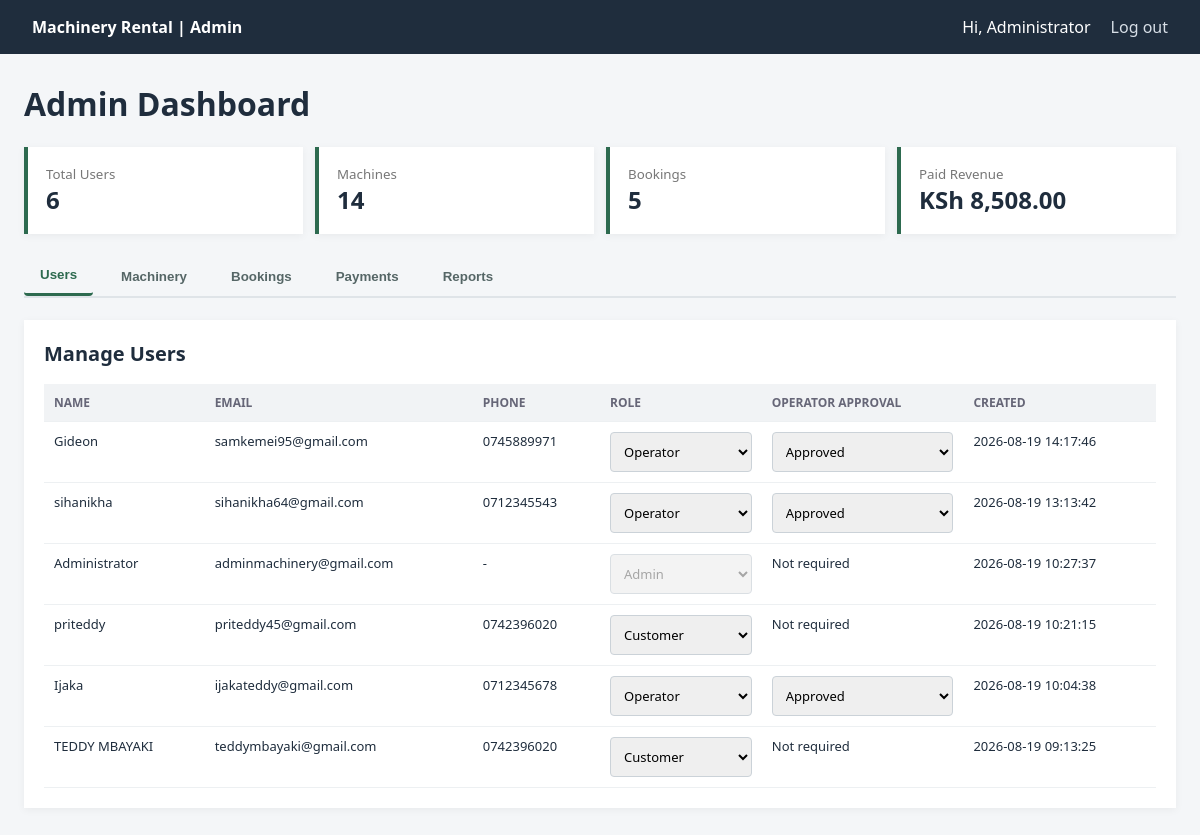
The app's page /dashboard.php (signed in) with its own data.
### tables this page shows
CREATE TABLE `users` (
  `id` int(11) NOT NULL,
  `full_name` varchar(100) NOT NULL,
  `email` varchar(150) NOT NULL,
  `password_hash` varchar(255) NOT NULL,
  `role` enum('customer','admin','operator') NOT NULL DEFAULT 'customer',
  `approval_status` enum('pending','approved','rejected') NOT NULL DEFAULT 'approved',
  `email_verified` tinyint(1) NOT NULL DEFAULT 1,
  `otp_hash` varchar(255) DEFAULT NULL,
  `otp_expires` datetime DEFAULT NULL,
  `phone` varchar(20) DEFAULT NULL,
  `created_at` timestamp NOT NULL DEFAULT current_timestamp()
);

### dashboard.php (the view, shortened to what this page needs)
<?php
require_once '../config/db.php';
$summary = [
    'users' => (int) $pdo->query('SELECT COUNT(*) FROM users')->fetchColumn(),
    'machines' => (int) $pdo->query('SELECT COUNT(*) FROM machinery')->fetchColumn(),
    'bookings' => (int) $pdo->query('SELECT COUNT(*) FROM bookings')->fetchColumn(),
    'revenue' => (float) $pdo->query("SELECT COALESCE(SUM(amount), 0) FROM payments WHERE status = 'paid'")->fetchColumn(),
];
$users = $pdo->query('SELECT id, full_name, email, phone, role, approval_status, created_at FROM users ORDER BY created_at DESC')->fetchAll();
?>
<!DOCTYPE html>
<html lang="en">
<head>
</head>
<body>
<header><strong>Machinery Rental | Admin</strong><nav>Hi, <?= htmlspecialchars($_SESSION['full_name']) ?><a href="../auth/logout.php">Log out</a></nav></header>
<main>
    <h1>Admin Dashboard</h1>
    <div class="summary"><div class="metric"><small>Total Users</small><strong><?= $summary['users'] ?></strong></div><div class="metric"><small>Machines</small><strong><?= $summary['machines'] ?></strong></div><div class="metric"><small>Bookings</small><strong><?= $summary['bookings'] ?></strong></div><div class="metric"><small>Paid Revenue</small><strong>KSh <?= number_format($summary['revenue'], 2) ?></strong></div></div>
    <div class="tabs no-print"><button class="tab active" data-panel="users">Users</button><button class="tab" data-panel="machinery">Machinery</button><button class="tab" data-panel="bookings">Bookings</button><button class="tab" data-panel="payments">Payments</button><button class="tab" data-panel="report">Reports</button></div>
    <section class="panel active" id="users"><div class="section"><h2>Manage Users</h2><table><tr><th>Name</th><th>Email</th><th>Phone</th><th>Role</th><th>Operator Approval</th><th>Created</th></tr><?php foreach ($users as $user): ?><tr><td><?= htmlspecialchars($user['full_name']) ?></td><td><?= htmlspecialchars($user['email']) ?></td><td><?= htmlspecialchars($user['phone'] ?? '-') ?></td><td><form method="POST"><input type="hidden" name="action" value="update_user_role"><input type="hidden" name="user_id" value="<?= (int) $user['id'] ?>"><select name="role" onchange="this.form.submit()" <?= (int) $user['id'] === (int) $_SESSION['user_id'] ? 'disabled' : '' ?>><option value="customer" <?= $user['role'] === 'customer' ? 'selected' : '' ?>>Customer</option><option value="operator" <?= $user['role'] === 'operator' ? 'selected' : '' ?>>Operator</option><option value="admin" <?= $user['role'] === 'admin' ? 'selected' : '' ?>>Admin</option></select></form></td><td><?php if ($user['role'] === 'operator'): ?><form method="POST"><input type="hidden" name="action" value="update_operator_approval"><input type="hidden" name="user_id" value="<?= (int) $user['id'] ?>"><select name="approval_status" onchange="this.form.submit()"><option value="pending" <?= $user['approval_status'] === 'pending' ? 'selected' : '' ?>>Pending</option><option value="approved" <?= $user['approval_status'] === 'approved' ? 'selected' : '' ?>>Approved</option><option value="rejected" <?= $user['approval_status'] === 'rejected' ? 'selected' : '' ?>>Rejected</option></select></form><?php else: ?>Not required<?php endif; ?></td><td><?= htmlspecialchars($user['created_at']) ?></td></tr><?php endforeach; ?></table></div></section>
</main>
</body>
</html>

### dashboard.php (style rules this page uses)
* { box-sizing: border-box; }
body { margin: 0; background: #f4f6f8; color: #1f2d3d; font-family: 'Segoe UI', Arial, sans-serif; }
header { background: #1f2d3d; color: #fff; padding: 16px 32px; display: flex; justify-content: space-between; align-items: center; }
header a { color: #d7dee6; text-decoration: none; margin-left: 20px; }
main { max-width: 1250px; margin: auto; padding: 28px 24px; }
h1, h2 { margin-top: 0; }
h2 { font-size: 20px; }
.summary, .tabs { display: flex; gap: 12px; flex-wrap: wrap; }
.summary { margin: 22px 0; }
.metric { background: #fff; padding: 18px; flex: 1; min-width: 180px; border-left: 4px solid #2d6a4f; box-shadow: 0 2px 8px #0000000d; }
.metric small { display: block; color: #777; }
.metric strong { font-size: 24px; }
.tabs { border-bottom: 2px solid #dfe4e8; margin-bottom: 22px; }
.tab { border: 0; background: none; padding: 11px 16px; font-weight: 600; cursor: pointer; color: #566; }
.tab.active { color: #2d6a4f; border-bottom: 3px solid #2d6a4f; }
.panel { display: none; }
.panel.active { display: block; }
.section { background: #fff; padding: 20px; margin-bottom: 20px; overflow-x: auto; box-shadow: 0 2px 8px #0000000d; }
table { width: 100%; border-collapse: collapse; min-width: 700px; }
th, td { text-align: left; padding: 10px; border-bottom: 1px solid #edf0f2; font-size: 13px; vertical-align: top; }
th { background: #f1f3f5; font-size: 12px; text-transform: uppercase; color: #667; }
input, select, textarea { width: 100%; padding: 9px; border: 1px solid #cbd2d8; border-radius: 4px; font: inherit; }
button, .button { border: 0; border-radius: 4px; padding: 8px 12px; background: #2d6a4f; color: #fff; cursor: pointer; text-decoration: none; display: inline-block; font-weight: 600; }

### records on screen
users: full_name "Gideon", email "samkemei95@gmail.com", phone "0745889971", role "Operator", approval_status "Approved", created_at "2026-08-19 14:17:46"
users: full_name "sihanikha", email "sihanikha64@gmail.com", phone "0712345543", role "Operator", approval_status "Approved", created_at "2026-08-19 13:13:42"
users: full_name "Administrator", email "adminmachinery@gmail.com", phone "-", role "Admin", shows "Not required", created_at "2026-08-19 10:27:37"
users: full_name "priteddy", email "priteddy45@gmail.com", phone "0742396020", role "Customer", shows "Not required", created_at "2026-08-19 10:21:15"
users: full_name "Ijaka", email "ijakateddy@gmail.com", phone "0712345678", role "Operator", approval_status "Approved", created_at "2026-08-19 10:04:38"
users: full_name "TEDDY MBAYAKI", email "teddymbayaki@gmail.com", phone "0742396020", role "Customer", shows "Not required", created_at "2026-08-19 09:13:25"

### other values on screen
$_SESSION['full_name'] "Administrator"
$summary['users'] "6"
$summary['machines'] "14"
$summary['bookings'] "5"
$summary['revenue'] "8,508.00"
